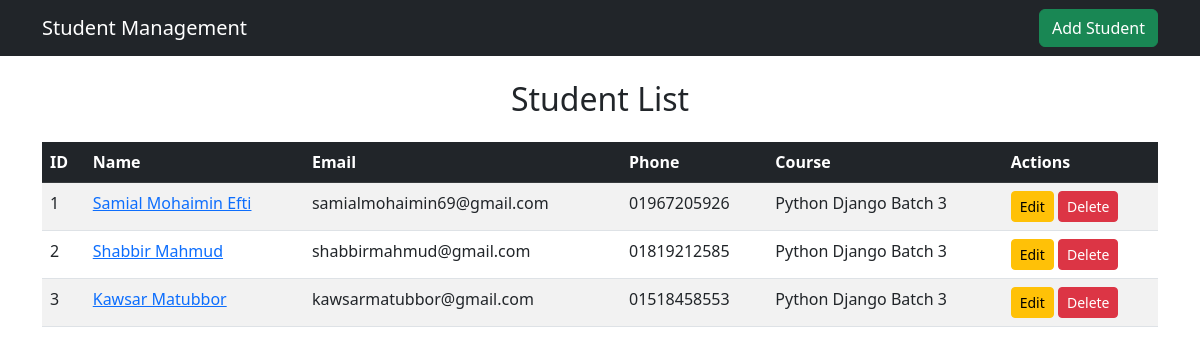
The app's page /, older data.
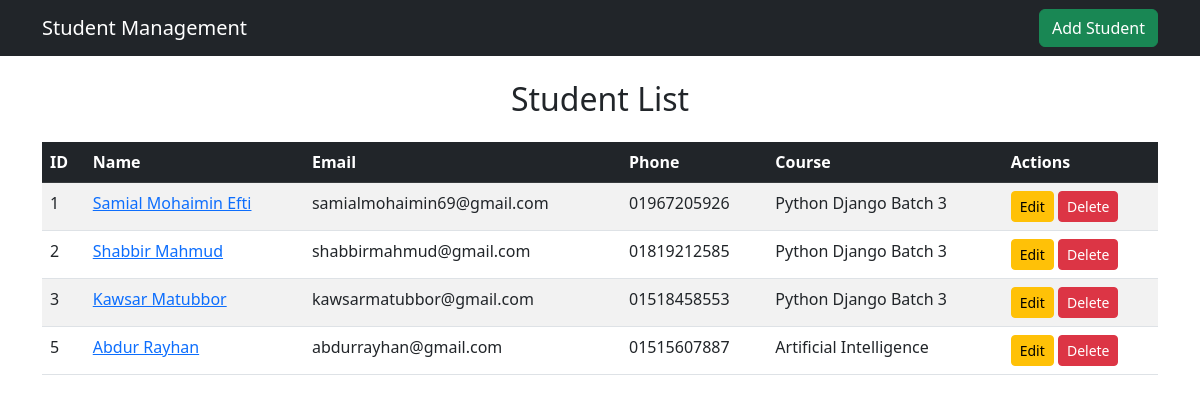
The same page, newer data.
### students/models.py (models this page shows, shortened)
class Student(models.Model):
    COURSE_CHOICES = [
         ("Full Stack Web Development with Python and Django", "Full Stack Web Development with Python and Django"),
        ("Machine Learning", "Machine Learning"),
        ("Data Science", "Data Science"),
        ("Artificial Intelligence", "Artificial Intelligence"),
        ("Cyber Security", "Cyber Security"),
    ]
    name = models.CharField(max_length=100)
    email = models.EmailField(unique=True)
    phone = models.CharField(max_length=11)
    course = models.CharField(max_length=50, choices=COURSE_CHOICES)

### students/views.py (the view)
# urls.py: path('', student_list, name='student_list'),
def student_list(request):
    students = Student.objects.all()
    return render(request, 'student_list.html', {'students': students})

### students/templates/student_list.html
{% extends "base.html" %}
{% block content %}
  <h2 class="text-center my-4">Student List</h2>
  <div class="table-responsive">
      <table class="table table-striped">
          <thead class="table-dark">
              <tr>
                  <th>ID</th>
                  <th>Name</th>
                  <th>Email</th>
                  <th>Phone</th>
                  <th>Course</th>
                  <th>Actions</th>
              </tr>
          </thead>
          <tbody>
              {% for student in students %}
                  <tr>
                      <td>{{ student.id }}</td>
                      <td><a href="{% url 'student_detail' student.id %}" class="text-primary">{{ student.name }}</a></td>
                      <td>{{ student.email }}</td>
                      <td>{{ student.phone }}</td>
                      <td>{{ student.course }}</td>
                      <td>
                          <a href="{% url 'student_update' student.id %}" class="btn btn-sm btn-warning">Edit</a>
                          <a href="{% url 'student_delete' student.id %}" class="btn btn-sm btn-danger">Delete</a>
                      </td>
                  </tr>
              {% endfor %}
          </tbody>
      </table>
  </div>
{% endblock %}

### students/templates/base.html (shortened to what this page needs)
<!DOCTYPE html>
<html lang="en">
<head>
    <link href="https://cdn.jsdelivr.net/npm/bootstrap@5.3.0/dist/css/bootstrap.min.css" rel="stylesheet">
</head>
<body>
    <nav class="navbar navbar-expand-lg navbar-dark bg-dark">
        <div class="container">
            <a class="navbar-brand" href="{% url 'student_list' %}">Student Management</a>
            <div class="collapse navbar-collapse" id="navbarNav">
                <ul class="navbar-nav ms-auto">
                    <li class="nav-item">
                        <a href="{% url 'student_create' %}" class="btn btn-success">Add Student</a>
                    </li>
                </ul>
            </div>
        </div>
    </nav>
    <div class="container mt-4">
        {% block content %}
        {% endblock %}
    </div>
</body>
</html>

Row changes from the older to the newer data that the page shows:
added Student: id "5", name "Abdur Rayhan", email "abdurrayhan@gmail.com", phone "01515607887", course "Artificial Intelligence"
